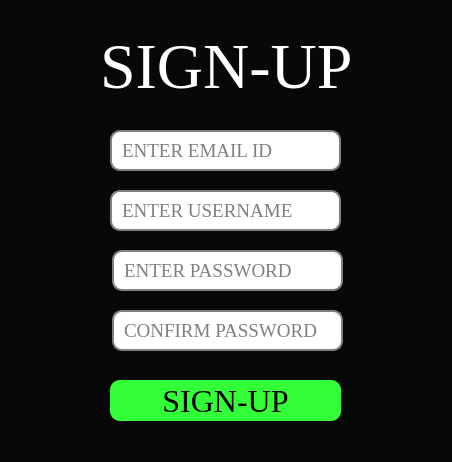
<?xml version="1.0" encoding="UTF-8"?>
<ui version="4.0">
 <class>Signup_Page</class>
 <widget class="QMainWindow" name="Signup_Page">
  <property name="geometry">
   <rect>
    <x>0</x>
    <y>0</y>
    <width>452</width>
    <height>462</height>
   </rect>
  </property>
  <property name="windowTitle">
   <string>MainWindow</string>
  </property>
  <property name="styleSheet">
   <string notr="true">background-color: rgb(8, 8, 8);
font-family: Times New Roman
</string>
  </property>
  <widget class="QWidget" name="centralwidget">
   <widget class="QLabel" name="label">
    <property name="geometry">
     <rect>
      <x>100</x>
      <y>30</y>
      <width>251</width>
      <height>71</height>
     </rect>
    </property>
    <property name="font">
     <font>
      <family>Times New Roman</family>
      <pointsize>48</pointsize>
     </font>
    </property>
    <property name="text">
     <string>&lt;html&gt;&lt;head/&gt;&lt;body&gt;&lt;p&gt;&lt;span style=&quot; color:#ffffff;&quot;&gt;SIGN-UP&lt;/span&gt;&lt;/p&gt;&lt;/body&gt;&lt;/html&gt;</string>
    </property>
   </widget>
   <widget class="QPushButton" name="btn_signup">
    <property name="geometry">
     <rect>
      <x>110</x>
      <y>380</y>
      <width>231</width>
      <height>41</height>
     </rect>
    </property>
    <property name="font">
     <font>
      <family>Times New Roman</family>
      <pointsize>24</pointsize>
     </font>
    </property>
    <property name="styleSheet">
     <string notr="true">QPushButton { 
	background-color: #33ff39;
	border: 2px;
	border-radius: 10px;
					
 }

QPushButton:pressed {
    background-color: qlineargradient(x1: 0, y1: 0, x2: 0, y2: 1,
                                      stop: 0 #dadbde, stop: 1 #f6f7fa);}</string>
    </property>
    <property name="text">
     <string>SIGN-UP</string>
    </property>
   </widget>
   <widget class="QLineEdit" name="txtemail">
    <property name="geometry">
     <rect>
      <x>110</x>
      <y>130</y>
      <width>231</width>
      <height>41</height>
     </rect>
    </property>
    <property name="font">
     <font>
      <family>Times New Roman</family>
      <pointsize>14</pointsize>
     </font>
    </property>
    <property name="styleSheet">
     <string notr="true">QLineEdit {
    border: 2px solid gray;
    border-radius: 10px;
    padding: 0 8px;
    background: white;
    selection-background-color: darkgray;
}</string>
    </property>
    <property name="cursorPosition">
     <number>0</number>
    </property>
    <property name="placeholderText">
     <string>ENTER EMAIL ID</string>
    </property>
   </widget>
   <widget class="QLineEdit" name="txtusername">
    <property name="geometry">
     <rect>
      <x>110</x>
      <y>190</y>
      <width>231</width>
      <height>41</height>
     </rect>
    </property>
    <property name="font">
     <font>
      <family>Times New Roman</family>
      <pointsize>14</pointsize>
     </font>
    </property>
    <property name="styleSheet">
     <string notr="true">QLineEdit {
    border: 2px solid gray;
    border-radius: 10px;
    padding: 0 8px;
    background: white;
    selection-background-color: darkgray;
}</string>
    </property>
    <property name="placeholderText">
     <string>ENTER USERNAME</string>
    </property>
   </widget>
   <widget class="QLineEdit" name="txtpass">
    <property name="geometry">
     <rect>
      <x>112</x>
      <y>250</y>
      <width>231</width>
      <height>41</height>
     </rect>
    </property>
    <property name="font">
     <font>
      <family>Times New Roman</family>
      <pointsize>14</pointsize>
     </font>
    </property>
    <property name="styleSheet">
     <string notr="true">QLineEdit {
    border: 2px solid gray;
    border-radius: 10px;
    padding: 0 8px;
    background: white;
    selection-background-color: darkgray;
}</string>
    </property>
    <property name="placeholderText">
     <string>ENTER PASSWORD</string>
    </property>
   </widget>
   <widget class="QLineEdit" name="txtconfirmpass">
    <property name="geometry">
     <rect>
      <x>112</x>
      <y>310</y>
      <width>231</width>
      <height>41</height>
     </rect>
    </property>
    <property name="font">
     <font>
      <family>Times New Roman</family>
      <pointsize>14</pointsize>
     </font>
    </property>
    <property name="styleSheet">
     <string notr="true">QLineEdit {
    border: 2px solid gray;
    border-radius: 10px;
    padding: 0 8px;
    background: white;
    selection-background-color: darkgray;
}</string>
    </property>
    <property name="placeholderText">
     <string>CONFIRM PASSWORD</string>
    </property>
   </widget>
  </widget>
 </widget>
 <resources/>
 <connections/>
</ui>
